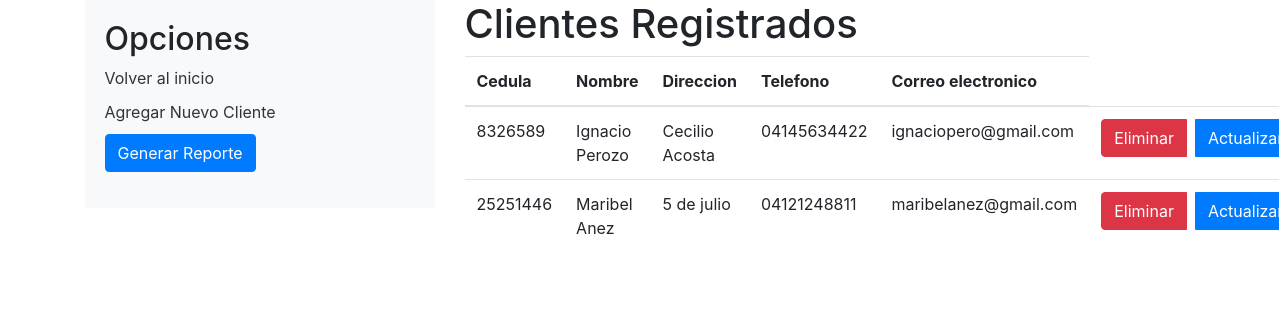
/actividad5/backend/home_clientes.php, run on the app's committed database.
### tables this page shows
CREATE TABLE `clientes` (
  `idcliente` int(11) NOT NULL,
  `nombre` varchar(100) DEFAULT NULL,
  `direccion` varchar(255) DEFAULT NULL,
  `telefono` varchar(20) DEFAULT NULL,
  `correo_electronico` varchar(100) DEFAULT NULL
);

### actividad5/backend/home_clientes.php (the view, shortened to what this page needs)
<!DOCTYPE html>
<html lang="es">
<head>
  <link rel="stylesheet" href="https://stackpath.bootstrapcdn.com/bootstrap/4.5.2/css/bootstrap.min.css">
</head>
<body>
  <div class="container">
    <div class="row">
      <div class="col-md-4">
        <div class="sidebar">
          <h2>Opciones</h2>
          <ul>
          <li><a href="home.php">Volver al inicio</a></li>
          <li><a href="crear_cliente.php">Agregar Nuevo Cliente</a></li>
          <button type="button" onclick="window.open('reportes/reporte_clientes.php')" class="btn btn-primary">Generar Reporte</button>
          </ul>
        </div>
      </div>
      <div class="col-md-8">
        <h1>Clientes Registrados</h1>
        <table class="table">
          <thead>
            <tr>
              <th>Cedula</th>
              <th>Nombre</th>
              <th>Direccion</th>
              <th>Telefono</th>
              <th>Correo electronico</th>
            </tr>
          </thead>
          <tbody>
<?php
$conn = mysqli_connect("localhost", "root", "", "inventario");
$sql = "SELECT idcliente, nombre, direccion, telefono, correo_electronico FROM clientes";
$result = mysqli_query($conn, $sql);
while($row = mysqli_fetch_array($result)) {
?>
        <tr>
          <td><?php echo $row["idcliente"]; ?></td>
          <td><?php echo $row["nombre"]; ?></td>
          <td><?php echo $row["direccion"]; ?></td>
          <td><?php echo $row["telefono"]; ?></td>
          <td><?php echo $row["correo_electronico"]; ?></td>
          <td>
          <div class="btn-group">
          <a href="eliminar_cliente.php?idcliente=<?php echo $row["idcliente"]; ?>" class="btn btn-danger">Eliminar</a>
          <a href="actualizar_cliente.php?idcliente=<?php echo $row["idcliente"]; ?>" class="btn btn-primary ml-2">Actualizar</a>
      </div>
        </td>
      </tr>
<?php
}
?>
      </tbody>
        </table>
      </div>
    </div>
  </div>
</body>
</html>

### actividad5/backend/home_clientes.php (style rules this page uses)
.sidebar { background-color: #f8f9fa; padding: 20px; }
.sidebar ul { list-style: none; padding: 0; }
.sidebar li { margin-bottom: 10px; }
.sidebar li a { color: #333; text-decoration: none; }

### data on the page
clientes: idcliente "8326589", nombre "Ignacio Perozo", direccion "Cecilio Acosta", telefono "04145634422", correo_electronico "ignaciopero@gmail.com"
clientes: idcliente "25251446", nombre "Maribel Anez", direccion "5 de julio", telefono "04121248811", correo_electronico "maribelanez@gmail.com"
